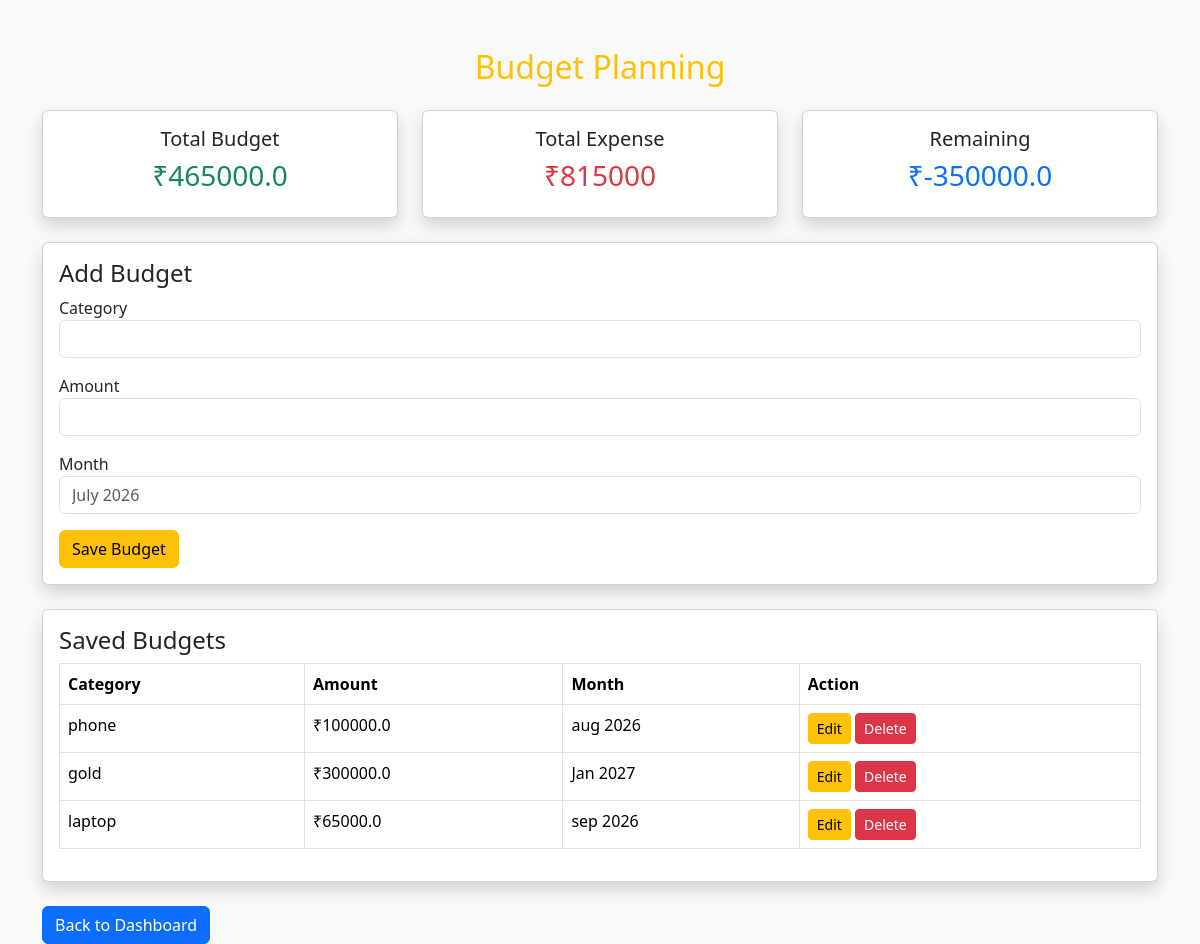
Page /budget on the committed database.
### app.py (models this page shows)
class Budget(db.Model):
    id = db.Column(db.Integer, primary_key=True)
    category = db.Column(db.String(100), nullable=False)
    amount = db.Column(db.Float, nullable=False)
    month = db.Column(db.String(20), nullable=False)

### app.py (the view, shortened to what this page needs)
@app.route('/budget', methods=['GET', 'POST'])
def budget():
    budgets = Budget.query.all()
    total_budget = sum(b.amount for b in budgets)
    total_expense = db.session.query(db.func.sum(Expense.amount)).scalar() or 0
    return render_template(
        'budget.html',
        budgets=budgets,
        budget=total_budget,
        total_expense=total_expense
    )

### templates/budget.html (shortened to what this page needs)
<!DOCTYPE html>
<html lang="en">
<head>
    <link href="https://cdn.jsdelivr.net/npm/bootstrap@5.3.2/dist/css/bootstrap.min.css" rel="stylesheet">
</head>
<body class="bg-light">
<div class="container mt-5">
    <h2 class="text-center text-warning mb-4">Budget Planning</h2>
    <div class="row">
        <div class="col-md-4">
            <div class="card shadow text-center">
                <div class="card-body">
                    <h5>Total Budget</h5>
                    <h3 class="text-success">
                        ₹{{ budget }}
                    </h3>
                </div>
            </div>
        </div>
        <div class="col-md-4">
            <div class="card shadow text-center">
                <div class="card-body">
                    <h5>Total Expense</h5>
                    <h3 class="text-danger">
                        ₹{{ total_expense }}
                    </h3>
                </div>
            </div>
        </div>
        <div class="col-md-4">
            <div class="card shadow text-center">
                <div class="card-body">
                    <h5>Remaining</h5>
                    <h3 class="text-primary">
                        ₹{{ budget-total_expense }}
                    </h3>
                </div>
            </div>
        </div>
    </div>
    <br>
    <div class="card shadow">
        <div class="card-body">
            <h4>Add Budget</h4>
            <form method="POST">
                <div class="mb-3">
                    <label>Category</label>
                    <input
                        type="text"
                        name="category"
                        class="form-control"
                        required>
                </div>
                <div class="mb-3">
                    <label>Amount</label>
                    <input
                        type="number"
                        name="amount"
                        class="form-control"
                        required>
                </div>
                <div class="mb-3">
                    <label>Month</label>
                    <input
                        type="text"
                        name="month"
                        class="form-control"
                        placeholder="July 2026"
                        required>
                </div>
                <button class="btn btn-warning">
                    Save Budget
                </button>
            </form>
        </div>
    </div>
    <br>
    <div class="card shadow">
        <div class="card-body">
            <h4>Saved Budgets</h4>
            <table class="table table-bordered table-hover">
                <tr>
                    <th>Category</th>
                    <th>Amount</th>
                    <th>Month</th>
                    <th>Action</th>
                </tr>
                {% for budget in budgets %}
                <tr>
                    <td>{{ budget.category }}</td>
                    <td>₹{{ budget.amount }}</td>
                    <td>{{ budget.month }}</td>
                    <td>
                        <a href="/edit_budget/{{ budget.id }}"
                           class="btn btn-warning btn-sm">
                            Edit
                        </a>
                        <a href="/delete_budget/{{ budget.id }}"
                           class="btn btn-danger btn-sm">
                            Delete
                        </a>
                    </td>
                </tr>
                {% endfor %}
            </table>
        </div>
    </div>
    <br>
    <a href="/dashboard" class="btn btn-primary">
        Back to Dashboard
    </a>
</div>
</body>
</html>

### rows in the picture
Budget: category "phone", amount "100000.0", month "aug 2026"
Budget: category "gold", amount "300000.0", month "Jan 2027"
Budget: category "laptop", amount "65000.0", month "sep 2026"

### other values in the picture
{{ budget }} "465000.0"
{{ total_expense }} "815000"
{{ budget-total_expense }} "-350000.0"
